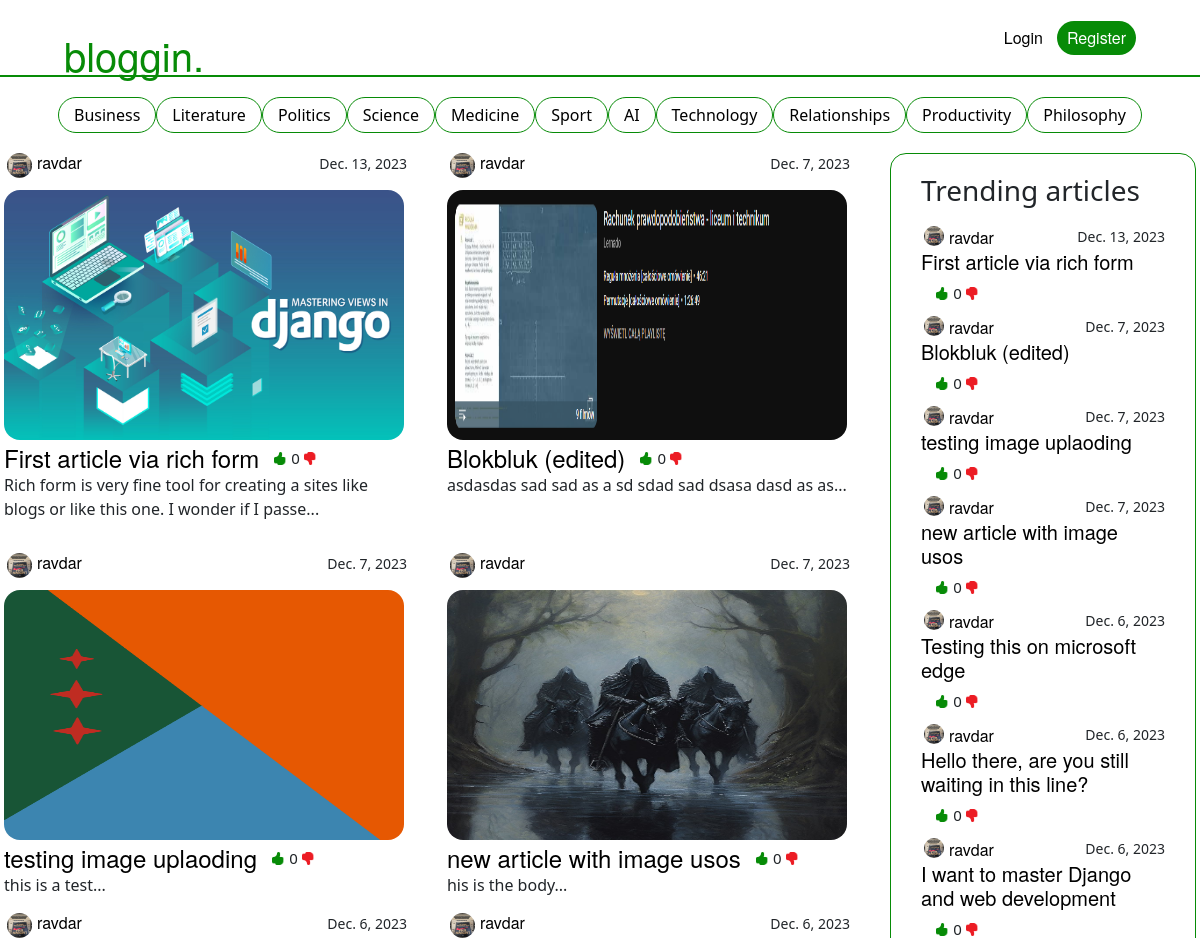
The app's page / (upper part), older data.
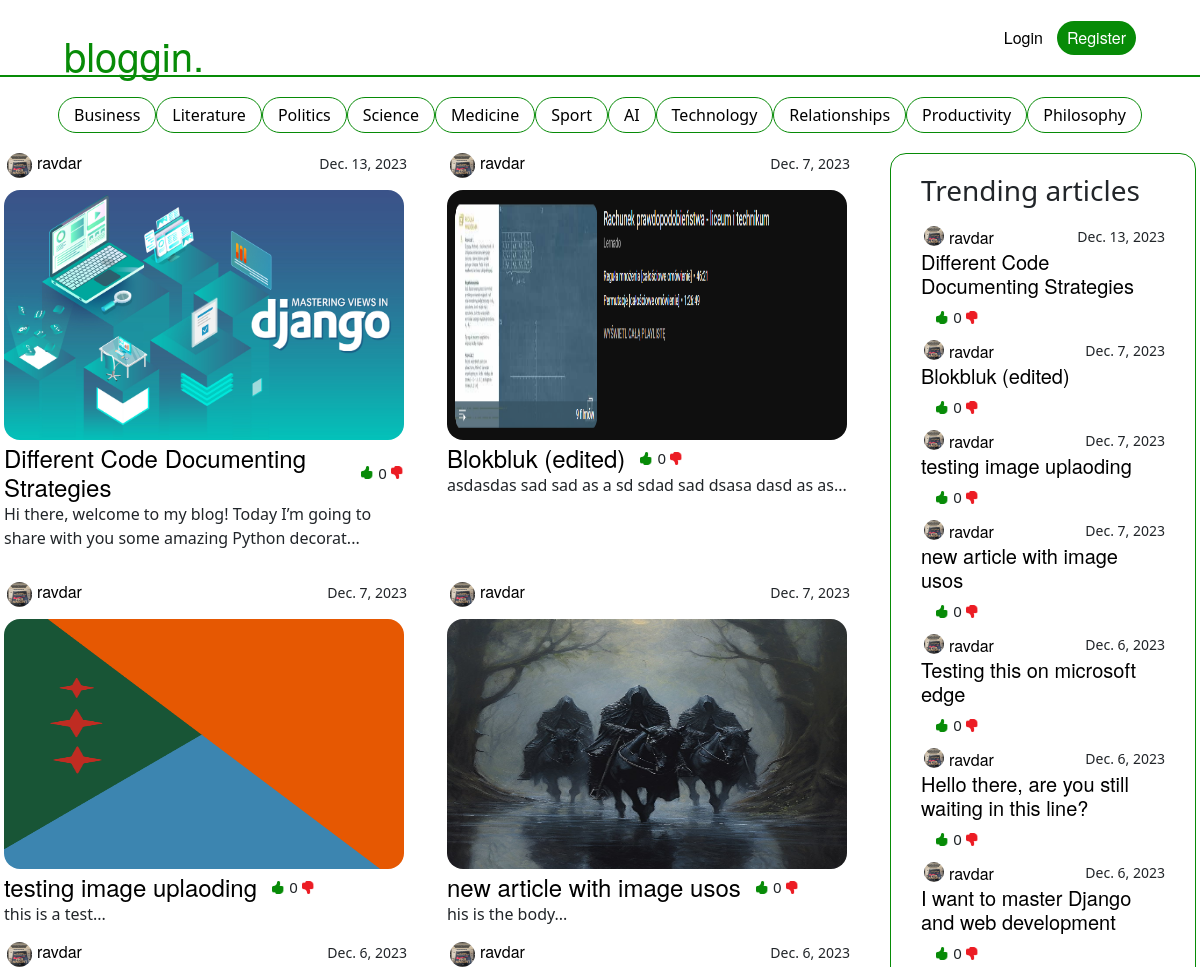
The same page, newer data.
### mainapp/models.py (models this page shows, shortened)
class Article(models.Model):
    owner = models.ForeignKey(User, on_delete=models.CASCADE)
    title = models.CharField(max_length=200)
    body = RichTextField(blank=True, null=True)
    publication_date = models.DateField()
    last_edit_date = models.DateField(null=True, blank=True)
    image = models.ImageField(null=True, blank=True, upload_to="images/")
    url = models.CharField(max_length=200, default='doesnotwork')
    model_name = 'article'
    upvotes = models.IntegerField(default=0)
    downvotes = models.IntegerField(default=0)
    total_votes = models.IntegerField(default=0)

### users/models.py (models this page shows, shortened)
class Profile(models.Model):
    user = models.OneToOneField(User, on_delete=models.CASCADE)
    profile_picture = models.ImageField(null=True, blank=True, default="images/default_pp.jpg", upload_to="images/")

### mainapp/views.py (the view)
# urls.py: urlpatterns = [path("", views.main_view, name="main_view"),
def main_view(request):
    all_articles = Article.objects.all()[::-1]
    top_articles = all_articles[:10]
    return render(request, "mainapp/base.html", {"all_articles":all_articles, "top_articles":top_articles})

### mainapp/templates/mainapp/base.html (shortened to what the changed rows need)
{% load static %}
<link href="https://cdn.jsdelivr.net/npm/bootstrap@5.3.2/dist/css/bootstrap.min.css" rel="stylesheet"
>
<link rel="stylesheet" type="text/css" href="{% static 'styles.css' %}">
{% block content %}
<div class="main-div">
    <div class="nav-div-1 jfc">
        <div class="second-div-2">
            {% for article in all_articles %}
            <div class="article-class">
                <div class="pp-and-author">
                    <div class="ppaa">
                        <a href="{% url 'mainapp:user_profile' article.owner.username %}"><img
                                src="{{article.owner.profile.profile_picture.url}}" class="profile-picture-mini"></a>
                        <a href="{% url 'mainapp:user_profile' article.owner.username %}">
                            <h6>{{article.owner.username}}</h6>
                        </a>
                    </div>
                    <span class=" pub-date">{{article.publication_date}}</span>
                </div>
                <a href="{% url 'mainapp:read_article_view' article.url %}"><img src="{{ article.image.url }}"
                        class="article-image-base"></a>
                <div style="width: 400px;">
                    <div class="test">
                        <h4 class="article-titles"><a
                                href="{% url 'mainapp:read_article_view' article.url %}">{{article.title}}</a>
                        </h4>
                        <div class="vote-div"><img class="vote-image" src="media\images\upvote.png">&nbsp;
                            <span style="font-size: 15px">{{article.total_votes}}</span>&nbsp;
                            <img class="vote-image" src="media\images\downvote.png">
                        </div>
                    </div>
                    {{ article.body|slice:":100"|safe }}...
                </div>
            </div>
            {% endfor %}
        </div>
        <div class="second-div">
            {% for article in top_articles %}
            <div class="trending-article">
                <div class="pp-and-author-trending">
                    <div class="ppaa">
                        <a href="{% url 'mainapp:user_profile' article.owner.username %}"><img
                                src="{{article.owner.profile.profile_picture.url}}"
                                class="profile-picture-trending"></a>
                        <a
                            href="{% url 'mainapp:user_profile' article.owner.username %}"><span>{{article.owner.username}}</span></a>
                    </div>
                    <span class="pub-date">{{article.publication_date}}</span>
                </div class="test">
                <a href="{% url 'mainapp:read_article_view' article.url %}">
                    <h5>{{article.title}}</h5>
                </a>
                <div class="vote-div"><img class="vote-image" src="media\images\upvote.png">&nbsp;
                    <span style="font-size: 15px">{{article.total_votes}}</span>&nbsp;
                    <img class="vote-image" src="media\images\downvote.png">
                </div>
            </div>
            {% endfor %}
        </div>
    </div>
</div>
{% endblock content %}

Row changes from the older to the newer data that the page shows:
changed Article: title "First article via rich form" → "Different Code Documenting Strategies"; body "Rich form is very fine tool for creating a sites like blogs or like this one. I wonder if I passe" → "Hi there, welcome to my blog! Today I’m going to share with you some amazing Python decorat"
